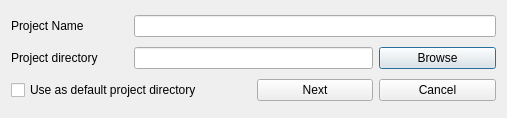
<?xml version="1.0" encoding="UTF-8"?>
<ui version="4.0">
 <class>NewProject</class>
 <widget class="QDialog" name="NewProject">
  <property name="geometry">
   <rect>
    <x>0</x>
    <y>0</y>
    <width>507</width>
    <height>118</height>
   </rect>
  </property>
  <property name="windowTitle">
   <string>Dialog</string>
  </property>
  <layout class="QGridLayout" name="gridLayout">
   <item row="0" column="0">
    <widget class="QLabel" name="label">
     <property name="text">
      <string>Project Name</string>
     </property>
    </widget>
   </item>
   <item row="0" column="1" colspan="3">
    <widget class="QLineEdit" name="leProjectName"/>
   </item>
   <item row="1" column="0">
    <widget class="QLabel" name="label_2">
     <property name="text">
      <string>Project directory</string>
     </property>
    </widget>
   </item>
   <item row="1" column="1" colspan="2">
    <widget class="QLineEdit" name="leProjectDirectory"/>
   </item>
   <item row="1" column="3">
    <widget class="QPushButton" name="pbBrowse">
     <property name="text">
      <string>Browse</string>
     </property>
    </widget>
   </item>
   <item row="2" column="0" colspan="2">
    <widget class="QCheckBox" name="checkBox">
     <property name="text">
      <string>Use as default project directory</string>
     </property>
    </widget>
   </item>
   <item row="2" column="2">
    <widget class="QPushButton" name="pbNext">
     <property name="text">
      <string>Next</string>
     </property>
    </widget>
   </item>
   <item row="2" column="3">
    <widget class="QPushButton" name="pbCancel">
     <property name="text">
      <string>Cancel</string>
     </property>
    </widget>
   </item>
  </layout>
 </widget>
 <resources/>
 <connections/>
</ui>
